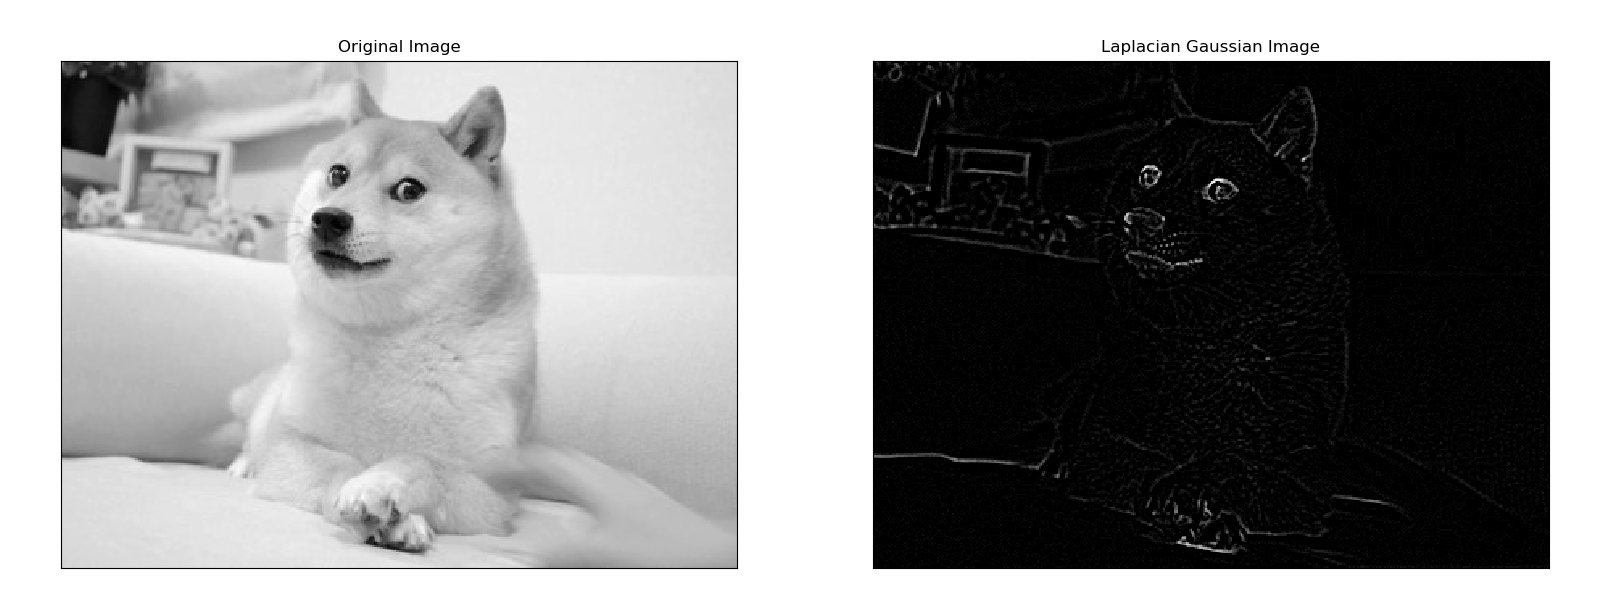

The Python source for this figure:
import numpy as np
import cv2
import matplotlib.pyplot as mpt
from tkinter import *
from tkinter import filedialog

root = Tk()

root.fileName = filedialog.askopenfilename(filetypes = (("PNG", ".png"), ("All files", "*.*")))
originalImg = cv2.imread(root.fileName, cv2.IMREAD_GRAYSCALE)

msize = 3
sigma = 0.3 * ((msize - 1) * 0.5 - 1) + 0.8
blurImg = cv2.GaussianBlur(originalImg, (msize, msize), sigma, 0)

mask = np.array(([0, 1, 0], [1, -4, 1], [0, 1, 0]), dtype=np.float32)
filteringImg = cv2.filter2D(blurImg, -1, mask)
#filteringImg = cv2.Laplacian(blurImg, -1)

mpt.subplot(121), mpt.imshow(originalImg, 'gray'), mpt.title('Original Image')
mpt.xticks([]), mpt.yticks([])
mpt.subplot(122), mpt.imshow(filteringImg, 'gray'), mpt.title('Laplacian Gaussian Image')
mpt.xticks([]), mpt.yticks([])
mpt.show()

cv2.destroyAllWindows()
